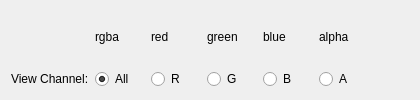
          <widget class="QWidget" name="tab_input">
           <attribute name="title">
            <string>Giriş</string>
           </attribute>
           <layout class="QHBoxLayout" name="horizontalLayout_16">
            <item>
             <layout class="QGridLayout" name="gridLayout">
              <item row="1" column="5">
               <widget class="QRadioButton" name="radioButton_displayAlpha">
                <property name="enabled">
                 <bool>true</bool>
                </property>
                <property name="text">
                 <string>A</string>
                </property>
                <attribute name="buttonGroup">
                 <string notr="true">buttonGroup_displayChannelIntensity</string>
                </attribute>
               </widget>
              </item>
              <item row="1" column="4">
               <widget class="QRadioButton" name="radioButton_displayBlue">
                <property name="enabled">
                 <bool>true</bool>
                </property>
                <property name="text">
                 <string>B</string>
                </property>
                <attribute name="buttonGroup">
                 <string notr="true">buttonGroup_displayChannelIntensity</string>
                </attribute>
               </widget>
              </item>
              <item row="1" column="1">
               <widget class="QRadioButton" name="radioButton_displayRGBA">
                <property name="text">
                 <string>All</string>
                </property>
                <property name="checked">
                 <bool>true</bool>
                </property>
                <attribute name="buttonGroup">
                 <string notr="true">buttonGroup_displayChannelIntensity</string>
                </attribute>
               </widget>
              </item>
              <item row="0" column="1">
               <widget class="ClickableLabel" name="label_channelRGBA">
                <property name="minimumSize">
                 <size>
                  <width>50</width>
                  <height>0</height>
                 </size>
                </property>
                <property name="text">
                 <string>rgba</string>
                </property>
               </widget>
              </item>
              <item row="0" column="2">
               <widget class="ClickableLabel" name="label_channelRed">
                <property name="minimumSize">
                 <size>
                  <width>50</width>
                  <height>0</height>
                 </size>
                </property>
                <property name="maximumSize">
                 <size>
                  <width>16777215</width>
                  <height>64</height>
                 </size>
                </property>
                <property name="text">
                 <string>red</string>
                </property>
               </widget>
              </item>
              <item row="1" column="3">
               <widget class="QRadioButton" name="radioButton_displayGreen">
                <property name="enabled">
                 <bool>true</bool>
                </property>
                <property name="text">
                 <string>G</string>
                </property>
                <attribute name="buttonGroup">
                 <string notr="true">buttonGroup_displayChannelIntensity</string>
                </attribute>
               </widget>
              </item>
              <item row="0" column="6">
               <spacer name="horizontalSpacer_9">
                <property name="orientation">
                 <enum>Qt::Horizontal</enum>
                </property>
                <property name="sizeHint" stdset="0">
                 <size>
                  <width>40</width>
                  <height>20</height>
                 </size>
                </property>
               </spacer>
              </item>
              <item row="0" column="5">
               <widget class="ClickableLabel" name="label_channelAlpha">
                <property name="minimumSize">
                 <size>
                  <width>50</width>
                  <height>0</height>
                 </size>
                </property>
                <property name="text">
                 <string>alpha</string>
                </property>
               </widget>
              </item>
              <item row="0" column="4">
               <widget class="ClickableLabel" name="label_channelBlue">
                <property name="minimumSize">
                 <size>
                  <width>50</width>
                  <height>0</height>
                 </size>
                </property>
                <property name="text">
                 <string>blue</string>
                </property>
               </widget>
              </item>
              <item row="0" column="3">
               <widget class="ClickableLabel" name="label_channelGreen">
                <property name="minimumSize">
                 <size>
                  <width>50</width>
                  <height>0</height>
                 </size>
                </property>
                <property name="text">
                 <string>green</string>
                </property>
               </widget>
              </item>
              <item row="1" column="2">
               <widget class="QRadioButton" name="radioButton_displayRed">
                <property name="enabled">
                 <bool>true</bool>
                </property>
                <property name="text">
                 <string>R</string>
                </property>
                <property name="checked">
                 <bool>false</bool>
                </property>
                <attribute name="buttonGroup">
                 <string notr="true">buttonGroup_displayChannelIntensity</string>
                </attribute>
               </widget>
              </item>
              <item row="1" column="0">
               <widget class="QLabel" name="label_26">
                <property name="text">
                 <string>View Channel:</string>
                </property>
               </widget>
              </item>
             </layout>
            </item>
           </layout>
          </widget>
